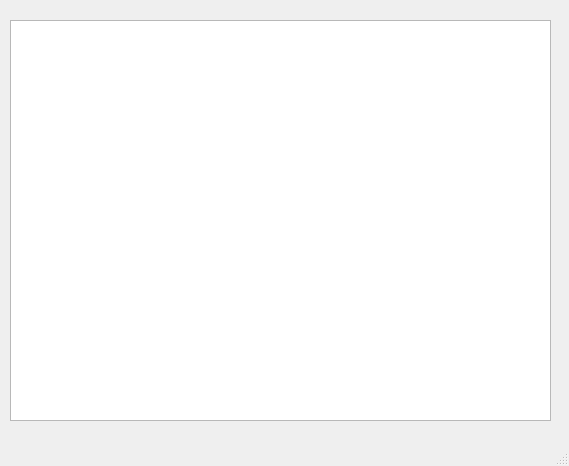
<?xml version="1.0" encoding="UTF-8"?>
<ui version="4.0">
 <class>MainWindow</class>
 <widget class="QMainWindow" name="MainWindow">
  <property name="geometry">
   <rect>
    <x>0</x>
    <y>0</y>
    <width>569</width>
    <height>466</height>
   </rect>
  </property>
  <property name="windowTitle">
   <string>MainWindow</string>
  </property>
  <widget class="QWidget" name="centralwidget">
   <widget class="QTableWidget" name="tableWidget">
    <property name="geometry">
     <rect>
      <x>10</x>
      <y>20</y>
      <width>541</width>
      <height>401</height>
     </rect>
    </property>
   </widget>
  </widget>
  <widget class="QMenuBar" name="menubar">
   <property name="geometry">
    <rect>
     <x>0</x>
     <y>0</y>
     <width>569</width>
     <height>21</height>
    </rect>
   </property>
  </widget>
  <widget class="QStatusBar" name="statusbar"/>
 </widget>
 <resources/>
 <connections/>
</ui>
